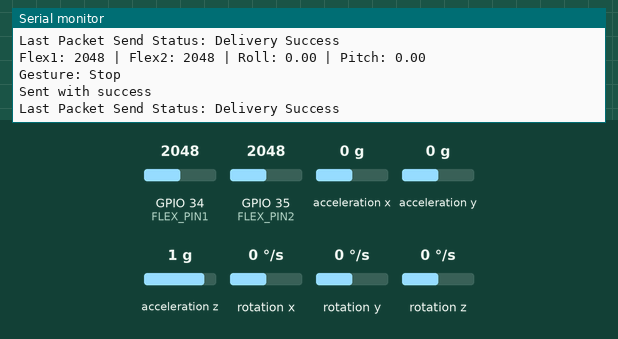
Simulated run of this sketch. Board: ESP32. Parts: the last lines printed to the serial monitor. The test bench sets the inputs (shaded band); at power-on: acceleration x 0 g, GPIO 34 (FLEX_PIN1) = 2048, GPIO 35 (FLEX_PIN2) = 2048, acceleration y 0 g, acceleration z 1 g, rotation x 0 °/s, rotation y 0 °/s, rotation z 0 °/s.

Above: at 1.2 s.
1.3 s: acceleration x set to -1.4 g
At 1.49 s:
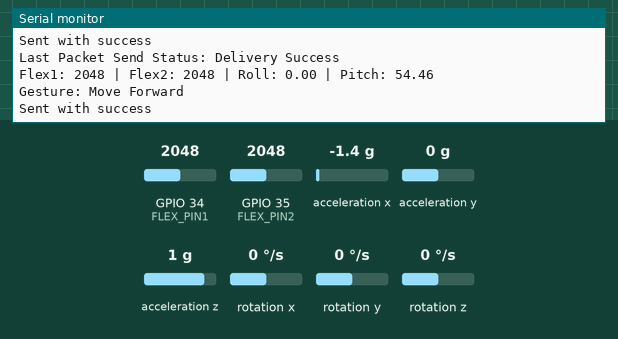
2.9 s: acceleration x set to 0.8 g
At 3.41 s:
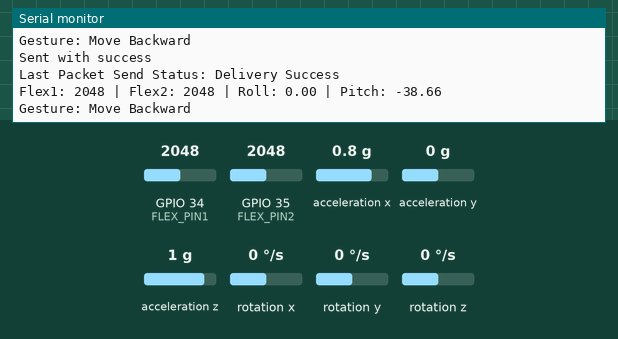
4.5 s: GPIO 34 (FLEX_PIN1) set to 2866
At 5.76 s:
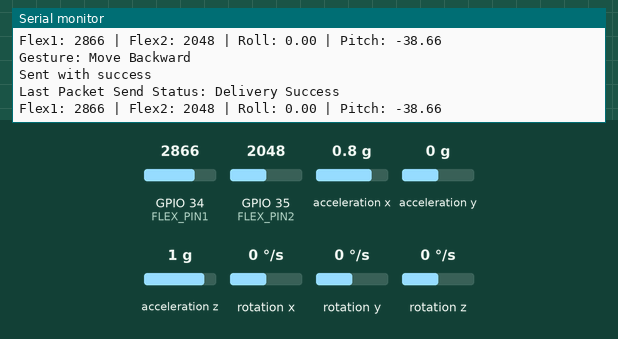
6.0 s: GPIO 35 (FLEX_PIN2) set to 2866
At 6.08 s:
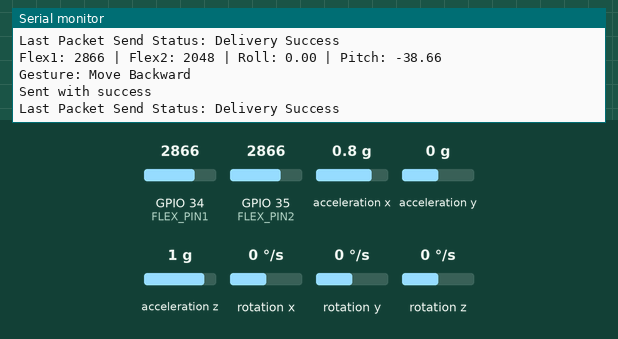
7.5 s: acceleration y set to -1.4 g
At 7.58 s:
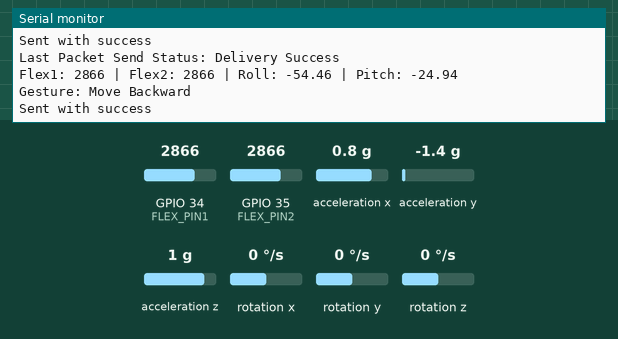
9.0 s: GPIO 34 (FLEX_PIN1) set to 3972
At 9.29 s:
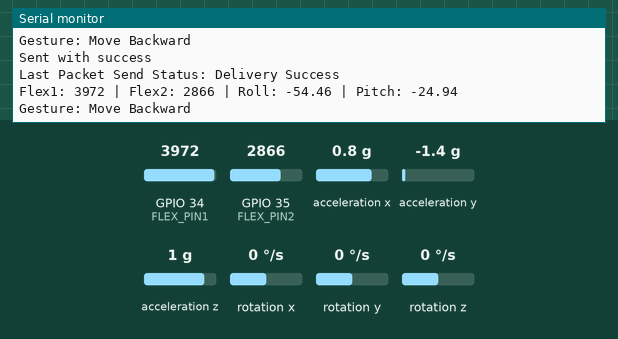
Timing chart, 0 to 11.5 s (numbered marks = the images above; inputs shaded):
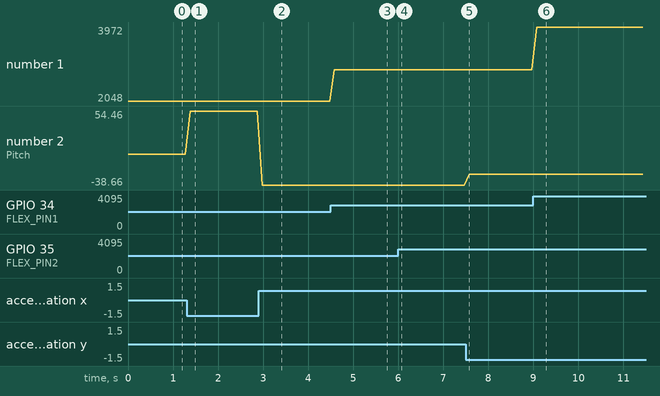

Measured:
- after the input at 1.3 s, the serial monitor: prints a new line after 0.08 s (image 1)
- after the input at 2.9 s, the serial monitor: prints a new line after 0.08 s (image 2)
- after the input at 4.5 s, the serial monitor: prints a new line after 0.08 s (image 3)
- after the input at 7.5 s, the serial monitor: prints a new line after 0.08 s (image 5)
- after the input at 9.0 s, the serial monitor: prints a new line after 0.07 s (image 6)
- plotted number 1: 2048 → 2866 after the input at 4.5 s, 2866 → 3972 after the input at 9.0 s
- plotted number 2: 0 → 54.46 after the input at 1.3 s, 54.46 → -38.66 after the input at 2.9 s, -38.66 → -24.94 after the input at 7.5 s

The sketch:

transmitter.ino
```cpp
#include <Wire.h>
#include <MPU6050.h>
#include <WiFi.h>
#include <esp_now.h>

// MPU6050 object
MPU6050 mpu;

// Flex sensor pins
const int FLEX_PIN1 = 34; // Flex sensor 1
const int FLEX_PIN2 = 35; // Flex sensor 2

// Thresholds (adjusted based on your observations)
const int FLEX_THRESHOLD = 800;  // Lowered to detect bends around 1000
const float TILT_THRESHOLD = 20.0; // Tilt angle in degrees

// MAC Address of the receiver ESP32 (replace with your receiver's actual MAC)
uint8_t receiverMacAddress[] = {0xD4, 0x8A, 0xFC, 0xAA, 0x17, 0x94}; // Example: {0x24, 0x6F, 0x28, 0xA1, 0xB2, 0xC3}

// Structure to send data (matches receiver)
typedef struct struct_message {
  char command[10];
} struct_message;
struct_message gestureData;

// Callback for ESP-NOW send status
void OnDataSent(const uint8_t *mac_addr, esp_now_send_status_t status) {
  Serial.print("Last Packet Send Status: ");
  Serial.println(status == ESP_NOW_SEND_SUCCESS ? "Delivery Success" : "Delivery Fail");
}

void setup() {
  Serial.begin(115200);

  // Initialize MPU6050
  Wire.begin();
  mpu.initialize();
  if (!mpu.testConnection()) {
    Serial.println("MPU6050 connection failed!");
    while (1);
  }

  // Set ESP32 as Wi-Fi Station
  WiFi.mode(WIFI_STA);

  // Print transmitter MAC address (for debugging)
  Serial.print("Transmitter MAC Address: ");
  Serial.println(WiFi.macAddress());

  // Initialize ESP-NOW
  if (esp_now_init() != ESP_OK) {
    Serial.println("Error initializing ESP-NOW");
    while (1);
  }

  // Register send callback
  esp_now_register_send_cb(OnDataSent);

  // Register peer
  esp_now_peer_info_t peerInfo = {};
  memcpy(peerInfo.peer_addr, receiverMacAddress, 6);
  peerInfo.channel = 0;  // Default channel
  peerInfo.encrypt = false;

  if (esp_now_add_peer(&peerInfo) != ESP_OK) {
    Serial.println("Failed to add peer");
    while (1);
  }
}

void loop() {
  // Read flex sensors
  int flex1Value = analogRead(FLEX_PIN1);
  int flex2Value = analogRead(FLEX_PIN2);

  // Read MPU6050
  int16_t ax, ay, az, gx, gy, gz;
  mpu.getMotion6(&ax, &ay, &az, &gx, &gy, &gz);

  // Calculate roll (left/right tilt) and pitch (forward/back tilt) in degrees
  float roll = atan2(ay, az) * 180 / PI;   // Roll: Not used here, kept for reference
  float pitch = atan2(-ax, sqrt(ay * ay + az * az)) * 180 / PI; // Pitch: Used for left/right tilt

  // Debug output to check orientation
  Serial.print("Flex1: ");
  Serial.print(flex1Value);
  Serial.print(" | Flex2: ");
  Serial.print(flex2Value);
  Serial.print(" | Roll: ");
  Serial.print(roll);
  Serial.print(" | Pitch: ");
  Serial.println(pitch);

  // Gesture detection
  if (flex1Value > FLEX_THRESHOLD && pitch > TILT_THRESHOLD) { // Tilt right + Flex 1 bend
    strcpy(gestureData.command, "FORWARD");
    Serial.println("Gesture: Move Forward");
  }
  else if (flex2Value > FLEX_THRESHOLD && pitch < -TILT_THRESHOLD) { // Tilt left + Flex 2 bend
    strcpy(gestureData.command, "BACKWARD");
    Serial.println("Gesture: Move Backward");
  }
  else {
    strcpy(gestureData.command, "STOP");
    Serial.println("Gesture: Stop");
  }

  // Send gesture data via ESP-NOW
  esp_err_t result = esp_now_send(receiverMacAddress, (uint8_t *) &gestureData, sizeof(gestureData));
  if (result == ESP_OK) {
    Serial.println("Sent with success");
  } else {
    Serial.println("Error sending the data");
  }

  delay(100); // Adjust delay as needed
}
```
